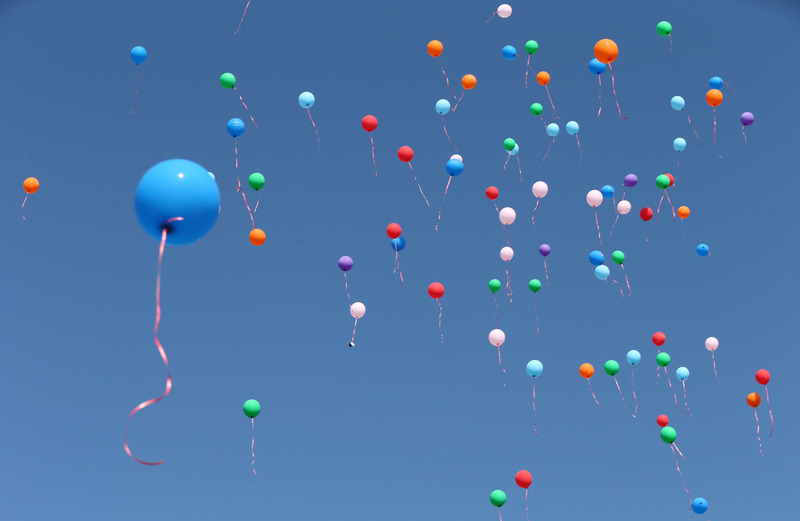
#> input picture Python ipynb/image/balloon.jpg, 800 x 521 px
$ jupyter execute python_05.ipynb
#> lines starting #> are read from the running program, lines starting #| are printed output that depends on the picture
## Numpy 설치
- 파이썬으로 수치계산을 하기 위한 라이브러리
- 다차원 배열을 효율적으로 구현한 Numpy 배열간 빠른 연산을 할 수 있는 루틴 제공

**pip install numpy**
**conda install numpy**

[cell 1]
import numpy as np

### 리스트 : 여러 데이터 타입의 데이터 원소를 가질 수 있음
### Numpy : 단일 데이터 타입의 데이터 원소를 가질 수 있음

[cell 2]
import numpy as np
A = np.array([1,2,3])

[cell 3]
A

[cell 4]
len(A)

[cell 5]
type(A[0])

[cell 6]
A = [1,2,3]
B = [-1,-2,-3]
C = []
for a,b in zip(A,B):
    C.append(a+b)
print(C)

[cell 7]
import numpy as np

A = np.array([1,2,3])
B = np.array([-1,-2,-3])
C = A+B # vectoriztion

print(C)

[cell 8]
import numpy as np

a = np.array([0.1, 0.2, 0.3])
print(a)
print(a.dtype)
print(type(a[0]))

[cell 9]
b = np.array([1, 2, 3])
print(b)
print(b.dtype)
print(type(b[0]))

## numpy.dtype
- ** dtype = ** ' '을 사용하여 데이터타입 지정

[cell 10]
c = np.array([1, 2, 3], dtype = np.float64)

[cell 11]
print(c)
print(c.dtype)

[cell 12]
d = np.array([1.1, 2.2, 3.3, 4.7])
print(d.dtype)

## numpy.astype
- astype(자료형)으로 변경

[cell 13]
e = d.astype(np.int32)
print(e.dtype)

[cell 14]
print(e)

## numpy.ndarray
- numpy 배열의 타입은 numpy.ndarray 클래스임

[cell 15]
A = np.array([[1,2,3],[4,5,6]])
print(A)
print(type(A))

## ndarray.ndim
- 배열을 구성하는 차원의 개수

[cell 16]
A = np.array([1,2,3])
print(A.ndim)

[cell 17]
B = np.array([[1,2,3],[4,5,6]])
print(B.ndim)

[cell 18]
C = np.array([[[1,2,3], [4,5,6]], [[1,2,3], [4,5,6]]])
print(C.ndim)

## ndarray.shape
- 배열의 차원별 크기를 튜블로 표시

[cell 19]
A = np.array([[1,2,3],[4,5,6]])
print(A.ndim)
print(A.shape)

[cell 20]
B = np.array([1,2,3])
print(B.ndim)
print(B.shape)

[cell 21]
C = np.array([[[1,2,3], [4,5,6]], [[1,2,3], [4,5,6]]])
print(C.ndim)
print(C.shape)

## ndarray.size
- 배열에 있는 모든 원소의 개수 (shape의 모든 원소를 곱한 값)

[cell 22]
A = np.array([[1,2,3],[4,5,6]])
print(A.ndim)
print(A.shape)
print(A.size)

[cell 23]
B = np.array([1,2,3])
print(B.ndim)
print(B.shape)
print(B.size)

[cell 24]
C = np.array([[[1,2,3], [4,5,6]], [[1,2,3], [4,5,6]]])
print(C.ndim)
print(C.shape)
print(C.size)

## ndarray.dtype
- 배열원소의 데이터 타입을 나타냄
## ndarray.itemsize
- 배열원소 하나의 바이트 크기
## ndarray.data
- 배열원소를 실제로 저장하고 있는 버퍼

[cell 25]
B = np.array([1,2,3])
print(B.dtype)
print(B.itemsize)
print(B.data)

[cell 26]
A = np.array([[1,2,3],[4,5,6]])
print(A.dtype)
print(A.itemsize)
print(A.data)

[cell 27]
C = np.array([[[1,2,3], [4,5,6]], [[1,2,3], [4,5,6]]])
print(C.dtype)
print(C.itemsize)
print(C.data)

## min / max / sum / mean

[cell 28]
b = np.array([1,2,3,4,5,6])
print(b.max(), end= " ")
print(b.min(), end= " ")
print(b.sum(), end= " ")
print(b.mean(), end= " ")

[cell 29]
c = np.array([[1,2,3],[4,5,6]])
c

[cell 30]
c.sum(axis = 0) # 열방향으로 계산

[cell 31]
c.sum(axis = 1) # 행방향으로 계산

## cmd 실행 설치하기
C:\Users\w>cd anaconda3
conda install -c conda-forge opencv

[cell 32]
import cv2
print(cv2.__version__)

[cell 33]
import cv2

image = cv2.imread("image/balloon.jpg", cv2.IMREAD_COLOR)
#> image is the input picture: shape (521, 800, 3); mean B, G, R 167.8, 118.8, 77.3
cv2.imshow("Ball", image)
cv2.waitKey(0)
cv2.destroyAllWindows()

[cell 34]
print(image.dtype)
#| uint8
print(image.ndim)
#| 3

[cell 35]
import cv2
image_gray = cv2.cvtColor(image, cv2.COLOR_BGR2GRAY)
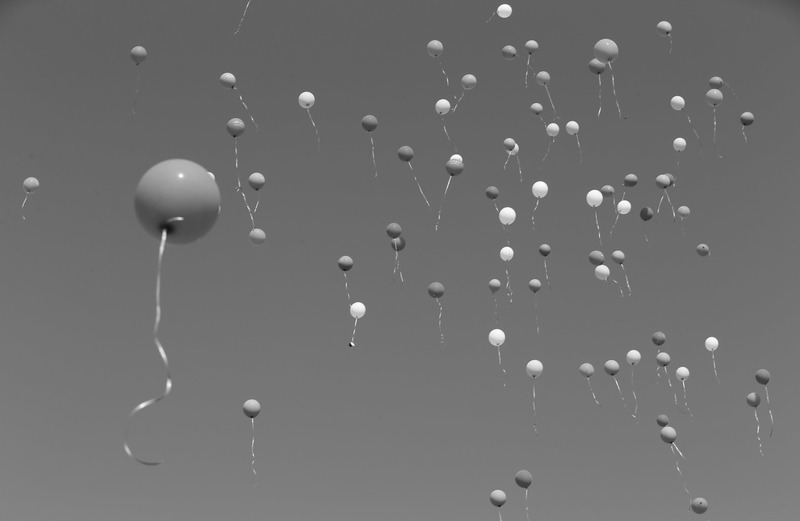
#> image_gray: shape (521, 800); min 10, max 255, mean 111.9
cv2.imshow("Gray", image_gray)
cv2.waitKey(0)
cv2.destroyAllWindows()

[cell 36]
print(image_gray.dtype)
#| uint8
print(image_gray.ndim)
#| 2

[cell 37]
A = np.array([1,2,3])
A

[cell 38]
print(A.shape)

[cell 39]
for i in range(A.size) :
    print(A[i])
